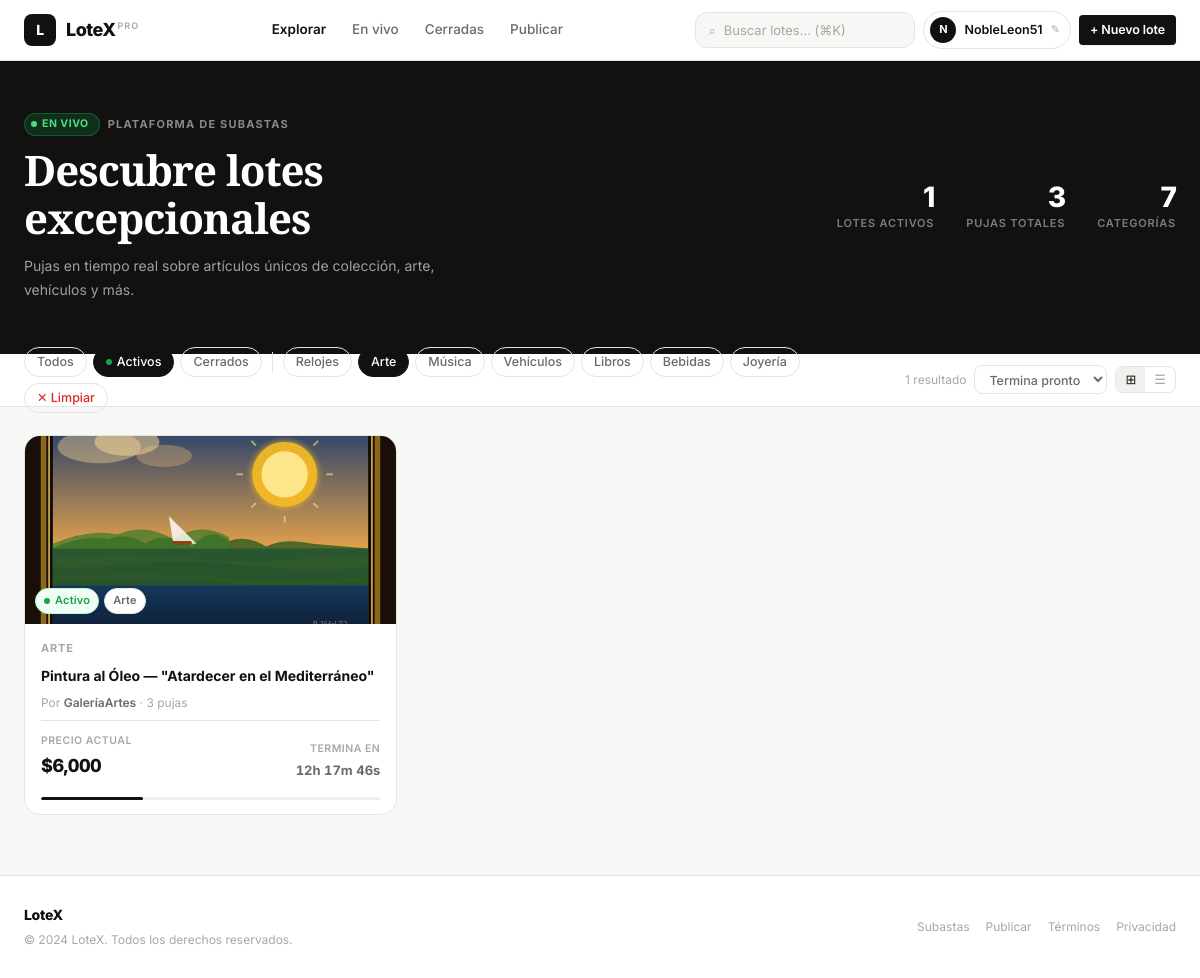
Screenshot of /?status=active&category=Arte with the database file from the repository.
### models.py (models this page shows, shortened)
class Auction(db.Model):
    __tablename__ = 'auctions'
    id = db.Column(db.Integer, primary_key=True)
    title = db.Column(db.String(200), nullable=False)
    description = db.Column(db.Text, nullable=False)
    image_url = db.Column(db.String(500), default='/static/images/default.png')
    starting_price = db.Column(db.Float, nullable=False)
    current_price = db.Column(db.Float, nullable=False)
    seller = db.Column(db.String(100), nullable=False)
    created_at = db.Column(db.DateTime, default=datetime.utcnow)
    ends_at = db.Column(db.DateTime, nullable=False)
    status = db.Column(db.String(20), default='active')  # active, closed, upcoming
    category = db.Column(db.String(50), default='General')
    bids = db.relationship('Bid', backref='auction', lazy=True, cascade='all, delete-orphan')
    @property
    def bid_count(self):
        return len(self.bids)

### app.py (the view)
@app.route('/')
def index():
    update_auction_statuses()
    username = get_username()
    category = request.args.get('category', 'all')
    status_filter = request.args.get('status', 'active')
    query = Auction.query
    if status_filter != 'all':
        query = query.filter_by(status=status_filter)
    if category != 'all':
        query = query.filter_by(category=category)
    auctions = query.order_by(Auction.ends_at.asc()).all()
    categories = db.session.query(Auction.category).distinct().all()
    categories = [c[0] for c in categories]
    return render_template('index.html',
                           auctions=auctions,
                           username=username,
                           categories=categories,
                           selected_category=category,
                           selected_status=status_filter)

### app.py (called while the page is built)
def random_username():
    adjectives = ['Veloz', 'Astuto', 'Noble', 'Feroz', 'Sabio', 'Audaz', 'Agil', 'Rapido']
    nouns = ['Puma', 'Condor', 'Jaguar', 'Halcon', 'Lobo', 'Zorro', 'Leon', 'Tigre']
    num = random.randint(10, 99)
    return f"{random.choice(adjectives)}{random.choice(nouns)}{num}"

def get_username():
    if 'username' not in session:
        session['username'] = random_username()
    return session['username']

def update_auction_statuses():
    now = datetime.utcnow()
    expired = Auction.query.filter(
        Auction.ends_at <= now,
        Auction.status == 'active'
    ).all()
    for a in expired:
        a.status = 'closed'
    if expired:
        db.session.commit()

### templates/index.html (shortened to what this page needs)
{% extends "layout.html" %}
{% block content %}
<section class="hero-strip">
  <div class="hero-strip-inner">
    <div class="hero-title-block">
      <div class="hero-eyebrow">
        <span class="live-indicator"><span class="live-dot"></span>EN VIVO</span>
        Plataforma de Subastas
      </div>
      <h1 class="hero-h1">Descubre lotes<br>excepcionales</h1>
      <p class="hero-sub">Pujas en tiempo real sobre artículos únicos de colección, arte, vehículos y más.</p>
    </div>
    <div class="hero-stats">
      <div class="stat-item">
        <div class="stat-num">{{ auctions | length }}</div>
        <div class="stat-label">Lotes activos</div>
      </div>
      <div class="stat-item">
        <div class="stat-num">{% set tb = auctions | map(attribute='bid_count') | sum %}{{ tb }}</div>
        <div class="stat-label">Pujas totales</div>
      </div>
      <div class="stat-item">
        <div class="stat-num">{{ categories | length }}</div>
        <div class="stat-label">Categorías</div>
      </div>
    </div>
  </div>
</section>
<div class="toolbar">
  <div class="toolbar-inner">
    <div class="filter-group">
      <a href="/?status=all&category={{ selected_category }}"
         class="filter-pill {% if selected_status == 'all' %}active{% endif %}">Todos</a>
      <a href="/?status=active&category={{ selected_category }}"
         class="filter-pill {% if selected_status == 'active' %}active{% endif %}">
        <span class="live-dot" style="background:var(--success);animation:none;"></span> Activos
      </a>
      <a href="/?status=closed&category={{ selected_category }}"
         class="filter-pill {% if selected_status == 'closed' %}active{% endif %}">Cerrados</a>
      {% for cat in categories %}
      <a href="/?status={{ selected_status }}&category={{ cat }}"
         class="filter-pill {% if selected_category == cat %}active{% endif %}">{{ cat }}</a>
      {% endfor %}
      {% if selected_category != 'all' %}
      <a href="/?status={{ selected_status }}&category=all"
         class="filter-pill" style="color:var(--danger);">✕ Limpiar</a>
      {% endif %}
    </div>
    <div class="toolbar-right">
      <span class="results-count">{{ auctions | length }} resultado{% if auctions|length != 1 %}s{% endif %}</span>
      <select class="sort-select" id="sortSelect">
        <option value="ends_asc">Termina pronto</option>
      </select>
      <div class="view-toggle">
        <button class="view-btn active" id="gridViewBtn" title="Vista cuadrícula">⊞</button>
        <button class="view-btn" id="listViewBtn" title="Vista lista">☰</button>
      </div>
    </div>
  </div>
</div>
<div class="page-body">
  {% if auctions %}
  <div class="auction-grid" id="auctionGrid">
    {% for auction in auctions %}
    <div class="auction-card {% if auction.status == 'closed' %}closed{% endif %}"
         data-ends="{{ auction.ends_at.isoformat() }}"
         data-price="{{ auction.current_price }}"
         data-bids="{{ auction.bid_count }}"
         data-id="{{ auction.id }}"
         onclick="window.location='/auction/{{ auction.id }}'"
         tabindex="0"
         role="article"
         aria-label="{{ auction.title }}, precio actual ${{ '{:,.0f}'.format(auction.current_price) }}">
      <div class="card-img-wrap">
        <img class="card-img" src="{{ auction.image_url }}" alt="{{ auction.title }}" loading="lazy" />
        <div class="card-badges">
          {% if auction.status == 'active' %}
            <span class="badge badge-active"><span class="status-dot"></span> Activo</span>
          {% else %}
            <span class="badge badge-closed">Cerrado</span>
          {% endif %}
          <span class="badge badge-cat">{{ auction.category }}</span>
        </div>
      </div>
      <div class="card-body">
        <div class="card-cat">{{ auction.category }}</div>
        <div class="card-title">{{ auction.title }}</div>
        <div class="card-seller">Por <b>{{ auction.seller }}</b> · {{ auction.bid_count }} puja{% if auction.bid_count != 1 %}s{% endif %}</div>
        <div class="card-footer">
          <div class="price-block">
            <div class="price-label">Precio actual</div>
            <div class="price-val">${{ "{:,.0f}".format(auction.current_price) }}</div>
          </div>
          <div class="countdown-wrap">
            {% if auction.status == 'active' %}
              <div class="countdown-label-sm">Termina en</div>
              <div class="countdown-val" data-ends="{{ auction.ends_at.isoformat() }}">—</div>
            {% else %}
              <div class="countdown-label-sm">Estado</div>
              <div class="countdown-val" style="color:var(--text-muted);">Cerrado</div>
            {% endif %}
          </div>
        </div>
      </div>
      {% if auction.bid_count > 0 %}
      <div class="bid-bar-wrap">
        <div class="bid-bar-track">
          <div class="bid-bar-fill" style="width:{{ [auction.bid_count * 10, 100] | min }}%"></div>
        </div>
      </div>
      {% endif %}
    </div>
    {% endfor %}
  </div>
  {% else %}
  <div class="empty-state">
    <span class="empty-icon">🔍</span>
    <div class="empty-title">No hay resultados</div>
    <p class="empty-desc">Prueba con otros filtros o <a href="/create">publica un nuevo lote</a>.</p>
  </div>
  {% endif %}
</div>
{% endblock %}

### rows the page displays
Auction: category "Relojes"
Auction: category "Música"
Auction: category "Vehículos"
Auction: category "Libros"
Auction: category "Bebidas"
Auction: category "Joyería"
Auction: image_url (picture), status "active" (drawn), category "Arte", category "ARTE", title "Pintura al Óleo — \"Atardecer en el Mediterráneo\"", seller "GaleríaArtes", bid_count "3", current_price "6,000", {{ [auction.bid_count * 10, 100] | min }} 30 (drawn)

### other values shown
{{ username }} "NobleLeon51"
{{ auctions | length }} "1"
{{ tb }} "3"
{{ categories | length }} "7"
{{ cat }} "Arte"
